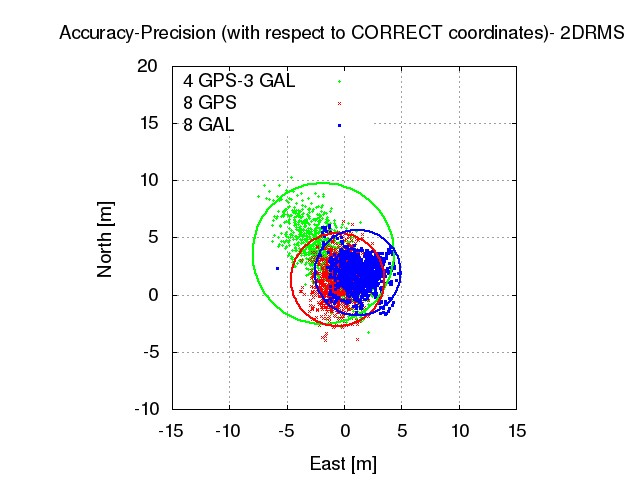

gnuplot code for this plot:
#to load the file digit from terminal:
#> gnuplot 8_sat_IFEN_accuracy_precision.plt

#set terminal pdf color font "Bold,14"
#set output "IFEN_solutions_pdf"
set terminal jpeg font "Helvetica, 14"
set output "8_sat_accuracy_precision.jpeg"

set grid 
set xrange [-15:15]
set yrange [-10:20]
set ylabel "North [m]" 
set xlabel "East [m]"

set key Left left
set title "Accuracy-Precision (with respect to CORRECT coordinates)- 2DRMS"
file1="4_GPS_3_GAL_GNSS_SDR_solutions.txt"
file2="8_GAL_GNSS_SDR_solutions.txt"
file3="8_GPS_GNSS_SDR_solutions.txt"

#values to copy from statistic file
DRMS_1=2*3.077 	 #it is 2*DRMS  combined
DRMS_2=2*1.87	 # gal
DRMS_3=2*2.034   # gps

#difference with respect to the reference position

#values to copy from statistic file
delta_E_1=-1.812 #combined
delta_N_1= 3.596 #combined

delta_E_2= 1.191 #gal
delta_N_2= 1.923 #gal

delta_E_3= -0.560 #gps
delta_N_3= 1.323  #gps

set parametric
#dummy variable is t for curves, u/v for surfaces
set size square
set angle degree
set trange [0:360]

plot file1 u 9:10 with points pointsize 0.3 lc rgb "green" title "4 GPS-3 GAL",\
file3 u 9:10 with points pointsize 0.3 lc rgb "red" title "8 GPS",\
file2 u 9:10 with points pointsize 0.3 lc rgb "blue" title "8 GAL",\
DRMS_1*sin(t)+delta_E_1,DRMS_1*cos(t)+delta_N_1 lw 2 lc rgb "green" notitle,\
DRMS_3*sin(t)+delta_E_3,DRMS_3*cos(t)+delta_N_3 lw 2 lc rgb "red" notitle,\
DRMS_2*sin(t)+delta_E_2,DRMS_2*cos(t)+delta_N_2 lw 2 lc rgb "blue" notitle

